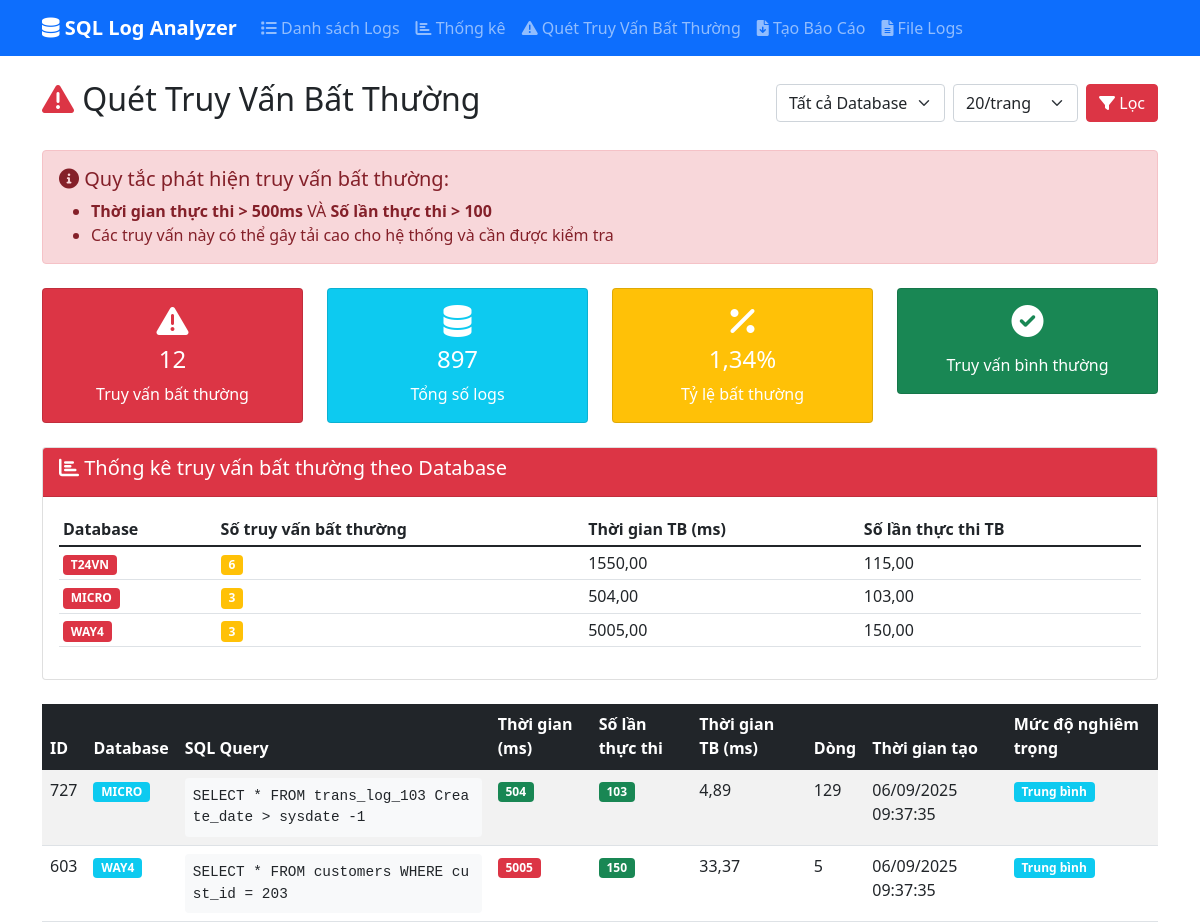
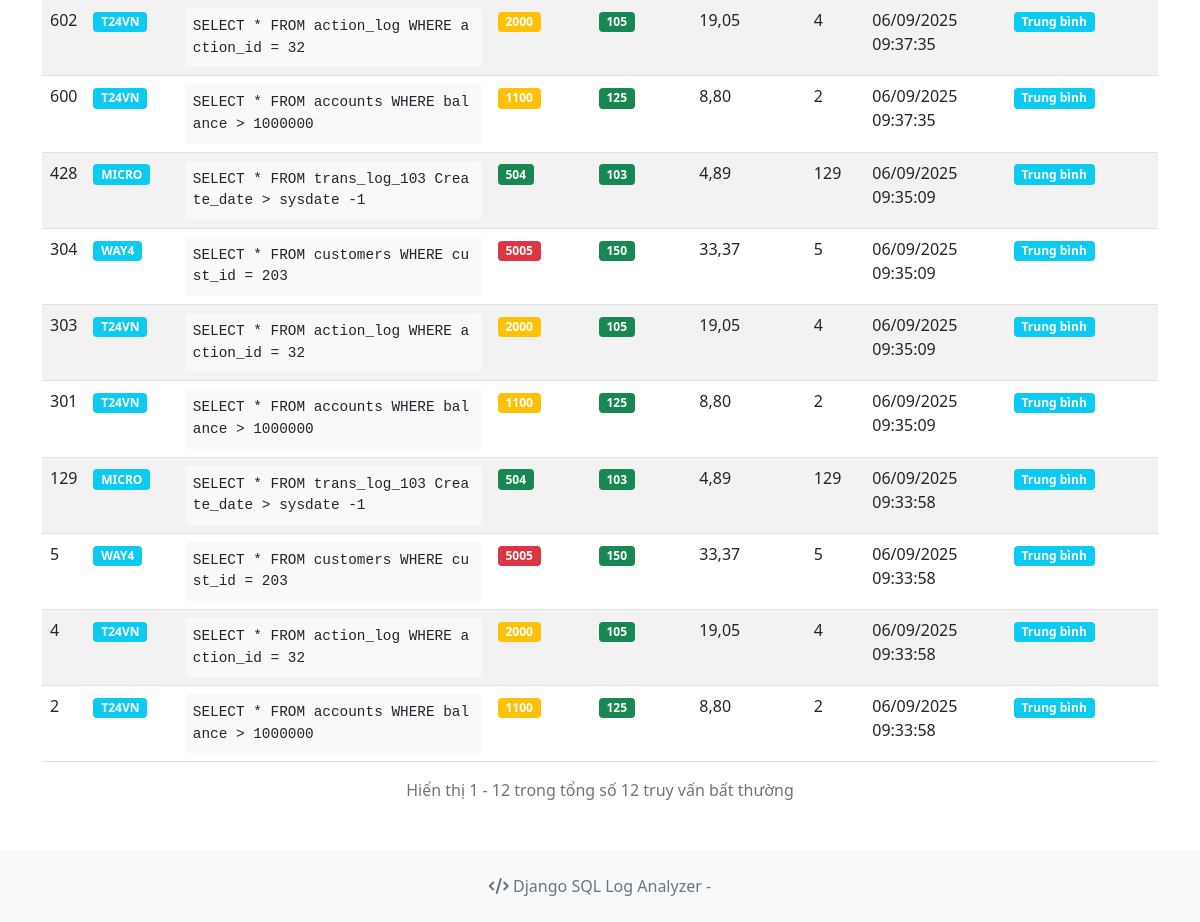
The app's page /abnormal-queries/ with its own data (2 pictures, top to bottom).
### logs/models.py (models this page shows, shortened)
class SqlLog(models.Model):
    database_name = models.CharField(
        max_length=50,
        verbose_name="Tên Database",
        help_text="Tên của database (VD: T24VN, WAY4, EBANK)"
    )
    sql_query = models.TextField(
        verbose_name="Câu SQL",
        help_text="Câu SQL được thực thi"
    )
    exec_time_ms = models.PositiveIntegerField(
        verbose_name="Thời gian thực thi (ms)",
        help_text="Thời gian thực thi câu SQL tính bằng milliseconds"
    )
    exec_count = models.PositiveIntegerField(
        verbose_name="Số lần thực thi",
        help_text="Số lần câu SQL được thực thi"
    )
    created_at = models.DateTimeField(
        default=timezone.now,
        verbose_name="Thời gian tạo",
        help_text="Thời gian bản ghi được tạo"
    )
    line_number = models.PositiveIntegerField(
        null=True,
        blank=True,
        verbose_name="Số dòng trong file",
        help_text="Số dòng trong file log gốc"
    )
    class Meta:
        verbose_name = "SQL Log"
        verbose_name_plural = "SQL Logs"
        ordering = ['-created_at']
        indexes = [
            models.Index(fields=['database_name']),
            models.Index(fields=['exec_time_ms']),
            models.Index(fields=['exec_count']),
            models.Index(fields=['created_at']),
        ]
    @property
    def avg_time_per_execution(self):
        if self.exec_count > 0:
            return self.exec_time_ms / self.exec_count
        return 0

### logs/views.py (the view)
# urls.py: path('abnormal-queries/', views.abnormal_queries, name='abnormal_queries'),
def abnormal_queries(request):
    page_number = request.GET.get('page', 1)
    database_filter = request.GET.get('database', '')
    per_page = request.GET.get('per_page', 20)
    abnormal_query = SqlLog.objects.filter(
        exec_time_ms__gt=500,
        exec_count__gt=100
    )
    if database_filter:
        abnormal_query = abnormal_query.filter(database_name=database_filter)
    paginator = Paginator(abnormal_query, per_page)
    page_obj = paginator.get_page(page_number)
    databases = SqlLog.objects.values_list('database_name', flat=True).distinct().order_by('database_name')
    total_abnormal = abnormal_query.count()
    total_logs = SqlLog.objects.count()
    abnormal_percentage = (total_abnormal / total_logs * 100) if total_logs > 0 else 0
    db_abnormal_stats = abnormal_query.values('database_name').annotate(
        count=Count('id'),
        avg_exec_time=Avg('exec_time_ms'),
        avg_exec_count=Avg('exec_count')
    ).order_by('-count')
    context = {
        'page_obj': page_obj,
        'databases': databases,
        'selected_database': database_filter,
        'per_page': per_page,
        'total_abnormal': total_abnormal,
        'total_logs': total_logs,
        'abnormal_percentage': round(abnormal_percentage, 2),
        'db_abnormal_stats': db_abnormal_stats,
        'has_data': abnormal_query.exists() if database_filter else True,
    }
    return render(request, 'logs/abnormal_queries.html', context)

### logs/templates/logs/abnormal_queries.html (shortened to what this page needs)
{% extends 'logs/base.html' %}
{% block content %}
<div class="row">
    <div class="col-12">
        <div class="d-flex justify-content-between align-items-center mb-4">
            <h2><i class="fas fa-exclamation-triangle text-danger"></i> Quét Truy Vấn Bất Thường</h2>
            <div class="d-flex gap-2">
                <form method="get" class="d-flex">
                    <select name="database" class="form-select me-2" style="width: auto;">
                        <option value="">Tất cả Database</option>
                    </select>
                    <select name="per_page" class="form-select me-2" style="width: auto;">
                        <option value="20" {% if per_page == 20 %}selected{% endif %}>20/trang</option>
                    </select>
                    <button type="submit" class="btn btn-danger">
                        <i class="fas fa-filter"></i> Lọc
                    </button>
                </form>
            </div>
        </div>
        <div class="alert alert-danger mb-4">
            <h5><i class="fas fa-info-circle"></i> Quy tắc phát hiện truy vấn bất thường:</h5>
            <ul class="mb-0">
                <li><strong>Thời gian thực thi > 500ms</strong> VÀ <strong>Số lần thực thi > 100</strong></li>
                <li>Các truy vấn này có thể gây tải cao cho hệ thống và cần được kiểm tra</li>
            </ul>
        </div>
        <div class="row mb-4">
            <div class="col-md-3">
                <div class="card stats-card bg-danger text-white">
                    <div class="card-body text-center">
                        <i class="fas fa-exclamation-triangle fa-2x mb-2"></i>
                        <h4>{{ total_abnormal }}</h4>
                        <p class="mb-0">Truy vấn bất thường</p>
                    </div>
                </div>
            </div>
            <div class="col-md-3">
                <div class="card stats-card bg-info text-white">
                    <div class="card-body text-center">
                        <i class="fas fa-database fa-2x mb-2"></i>
                        <h4>{{ total_logs }}</h4>
                        <p class="mb-0">Tổng số logs</p>
                    </div>
                </div>
            </div>
            <div class="col-md-3">
                <div class="card stats-card bg-warning text-white">
                    <div class="card-body text-center">
                        <i class="fas fa-percentage fa-2x mb-2"></i>
                        <h4>{{ abnormal_percentage }}%</h4>
                        <p class="mb-0">Tỷ lệ bất thường</p>
                    </div>
                </div>
            </div>
            <div class="col-md-3">
                <div class="card stats-card bg-success text-white">
                    <div class="card-body text-center">
                        <i class="fas fa-check-circle fa-2x mb-2"></i>
                        <p class="mb-0">Truy vấn bình thường</p>
                    </div>
                </div>
            </div>
        </div>
        {% if db_abnormal_stats %}
        <div class="row mb-4">
            <div class="col-12">
                <div class="card">
                    <div class="card-header bg-danger text-white">
                        <h5><i class="fas fa-chart-bar"></i> Thống kê truy vấn bất thường theo Database</h5>
                    </div>
                    <div class="card-body">
                        <div class="table-responsive">
                            <table class="table table-sm">
                                <thead>
                                    <tr>
                                        <th>Database</th>
                                        <th>Số truy vấn bất thường</th>
                                        <th>Thời gian TB (ms)</th>
                                        <th>Số lần thực thi TB</th>
                                    </tr>
                                </thead>
                                <tbody>
                                    {% for stat in db_abnormal_stats %}
                                    <tr>
                                        <td>
                                            <span class="badge bg-danger">{{ stat.database_name }}</span>
                                        </td>
                                        <td>
                                            <span class="badge bg-warning">{{ stat.count }}</span>
                                        </td>
                                        <td>{{ stat.avg_exec_time|floatformat:2 }}</td>
                                        <td>{{ stat.avg_exec_count|floatformat:2 }}</td>
                                    </tr>
                                    {% endfor %}
                                </tbody>
                            </table>
                        </div>
                    </div>
                </div>
            </div>
        </div>
        {% endif %}
        {% if page_obj %}
        <div class="table-responsive">
            <table class="table table-striped table-hover">
                <thead class="table-dark">
                    <tr>
                        <th>ID</th>
                        <th>Database</th>
                        <th>SQL Query</th>
                        <th>Thời gian (ms)</th>
                        <th>Số lần thực thi</th>
                        <th>Thời gian TB (ms)</th>
                        <th>Dòng</th>
                        <th>Thời gian tạo</th>
                        <th>Mức độ nghiêm trọng</th>
                    </tr>
                </thead>
                <tbody>
                    {% for log in page_obj %}
                    <tr>
                        <td>{{ log.id }}</td>
                        <td>
                            <span class="badge bg-info">{{ log.database_name }}</span>
                        </td>
                        <td>
                            <div class="sql-query" title="{{ log.sql_query }}">
                                {{ log.sql_query|truncatechars:80 }}
                            </div>
                        </td>
                        <td>
                            <span class="badge {% if log.exec_time_ms > 2000 %}bg-danger{% elif log.exec_time_ms > 1000 %}bg-warning{% else %}bg-success{% endif %}">
                                {{ log.exec_time_ms|floatformat:0 }}
                            </span>
                        </td>
                        <td>
                            <span class="badge {% if log.exec_count > 500 %}bg-danger{% elif log.exec_count > 200 %}bg-warning{% else %}bg-success{% endif %}">
                                {{ log.exec_count }}
                            </span>
                        </td>
                        <td>{{ log.avg_time_per_execution|floatformat:2 }}</td>
                        <td>{{ log.line_number|default:"-" }}</td>
                        <td>{{ log.created_at|date:"d/m/Y H:i:s" }}</td>
                        <td>
                            {% if log.exec_time_ms > 2000 and log.exec_count > 500 %}
                            <span class="badge bg-danger">Rất cao</span>
                            {% elif log.exec_time_ms > 1000 and log.exec_count > 200 %}
                            <span class="badge bg-warning">Cao</span>
                            {% else %}
                            <span class="badge bg-info">Trung bình</span>
                            {% endif %}
                        </td>
                    </tr>
                    {% endfor %}
                </tbody>
            </table>
        </div>
        <div class="text-center text-muted">
            Hiển thị {{ page_obj.start_index }} - {{ page_obj.end_index }}
            trong tổng số {{ page_obj.paginator.count }} truy vấn bất thường
        </div>
        {% endif %}
    </div>
</div>
{% endblock %}

### logs/templates/logs/base.html (style rules this page uses)
.sql-query { font-family: 'Courier New', monospace; background-color: #f8f9fa; padding: 8px; border-radius: 4px; font-size: 0.9em; word-break: break-all; }
.stats-card { transition: transform 0.2s; }

### records on screen
SqlLog: id "727", database_name "MICRO", sql_query "SELECT * FROM trans_log_103 Create_date > sysdate -1", exec_time_ms "504", exec_count "103", avg_time_per_execution "4,89", line_number "129", created_at "06/09/2025 09:37:35", shows "Trung bình"
SqlLog: id "603", database_name "WAY4", sql_query "SELECT * FROM customers WHERE cust_id = 203", exec_time_ms "5005", exec_count "150", avg_time_per_execution "33,37", line_number "5", created_at "06/09/2025 09:37:35", shows "Trung bình"
SqlLog: id "602", database_name "T24VN", sql_query "SELECT * FROM action_log WHERE action_id = 32", exec_time_ms "2000", exec_count "105", avg_time_per_execution "19,05", line_number "4", created_at "06/09/2025 09:37:35", shows "Trung bình"
SqlLog: id "600", database_name "T24VN", sql_query "SELECT * FROM accounts WHERE balance > 1000000", exec_time_ms "1100", exec_count "125", avg_time_per_execution "8,80", line_number "2", created_at "06/09/2025 09:37:35", shows "Trung bình"
SqlLog: id "428", database_name "MICRO", sql_query "SELECT * FROM trans_log_103 Create_date > sysdate -1", exec_time_ms "504", exec_count "103", avg_time_per_execution "4,89", line_number "129", created_at "06/09/2025 09:35:09", shows "Trung bình"
SqlLog: id "304", database_name "WAY4", sql_query "SELECT * FROM customers WHERE cust_id = 203", exec_time_ms "5005", exec_count "150", avg_time_per_execution "33,37", line_number "5", created_at "06/09/2025 09:35:09", shows "Trung bình"
SqlLog: id "303", database_name "T24VN", sql_query "SELECT * FROM action_log WHERE action_id = 32", exec_time_ms "2000", exec_count "105", avg_time_per_execution "19,05", line_number "4", created_at "06/09/2025 09:35:09", shows "Trung bình"
SqlLog: id "301", database_name "T24VN", sql_query "SELECT * FROM accounts WHERE balance > 1000000", exec_time_ms "1100", exec_count "125", avg_time_per_execution "8,80", line_number "2", created_at "06/09/2025 09:35:09", shows "Trung bình"
SqlLog: id "129", database_name "MICRO", sql_query "SELECT * FROM trans_log_103 Create_date > sysdate -1", exec_time_ms "504", exec_count "103", avg_time_per_execution "4,89", line_number "129", created_at "06/09/2025 09:33:58", shows "Trung bình"
SqlLog: id "5", database_name "WAY4", sql_query "SELECT * FROM customers WHERE cust_id = 203", exec_time_ms "5005", exec_count "150", avg_time_per_execution "33,37", line_number "5", created_at "06/09/2025 09:33:58", shows "Trung bình"
SqlLog: id "4", database_name "T24VN", sql_query "SELECT * FROM action_log WHERE action_id = 32", exec_time_ms "2000", exec_count "105", avg_time_per_execution "19,05", line_number "4", created_at "06/09/2025 09:33:58", shows "Trung bình"
SqlLog: id "2", database_name "T24VN", sql_query "SELECT * FROM accounts WHERE balance > 1000000", exec_time_ms "1100", exec_count "125", avg_time_per_execution "8,80", line_number "2", created_at "06/09/2025 09:33:58", shows "Trung bình"

### other values on screen
{{ total_abnormal }} "12"
{{ total_logs }} "897"
{{ abnormal_percentage }} "1,34"
{{ stat.database_name }} "T24VN" "MICRO" "WAY4"
{{ stat.count }} "6" "3" "3"
{{ stat.avg_exec_time|floatformat:2 }} "1550,00" "504,00" "5005,00"
{{ stat.avg_exec_count|floatformat:2 }} "115,00" "103,00" "150,00"
{{ page_obj.start_index }} "1"
{{ page_obj.end_index }} "12"
{{ page_obj.paginator.count }} "12"
